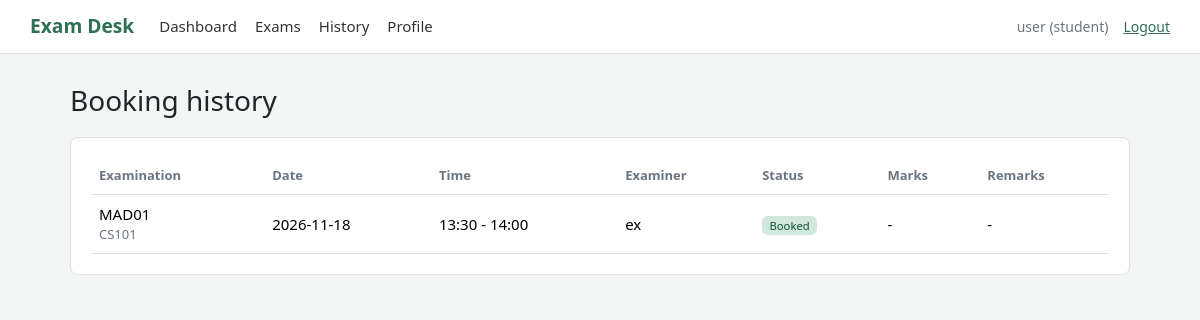
Screenshot of /student/history (signed in) with the database file from the repository.
### tables this page shows
CREATE TABLE users (
            id INTEGER PRIMARY KEY AUTOINCREMENT,
            name TEXT NOT NULL,
            email TEXT NOT NULL UNIQUE,
            password_hash TEXT NOT NULL,
            role TEXT NOT NULL CHECK (role IN ('admin', 'examiner', 'student')),
            department TEXT DEFAULT '',
            phone TEXT DEFAULT '',
            status TEXT NOT NULL DEFAULT 'active'
        );

CREATE TABLE bookings (
            id INTEGER PRIMARY KEY AUTOINCREMENT,
            student_id INTEGER NOT NULL,
            slot_id INTEGER NOT NULL,
            booked_at TEXT NOT NULL DEFAULT CURRENT_TIMESTAMP,
            status TEXT NOT NULL DEFAULT 'Booked',
            FOREIGN KEY (student_id) REFERENCES users(id),
            FOREIGN KEY (slot_id) REFERENCES slots(id)
        );

CREATE TABLE examinations (
            id INTEGER PRIMARY KEY AUTOINCREMENT,
            course_id INTEGER NOT NULL,
            name TEXT NOT NULL,
            exam_type TEXT NOT NULL,
            duration_minutes INTEGER NOT NULL,
            max_marks INTEGER NOT NULL,
            slot_creation_start TEXT NOT NULL,
            slot_creation_end TEXT NOT NULL,
            booking_start TEXT NOT NULL,
            booking_end TEXT NOT NULL,
            status TEXT NOT NULL DEFAULT 'Draft',
            FOREIGN KEY (course_id) REFERENCES courses(id)
        );

CREATE TABLE courses (
            id INTEGER PRIMARY KEY AUTOINCREMENT,
            course_code TEXT NOT NULL UNIQUE,
            course_name TEXT NOT NULL,
            description TEXT DEFAULT '',
            status TEXT NOT NULL DEFAULT 'Active'
        );

CREATE TABLE slots (
            id INTEGER PRIMARY KEY AUTOINCREMENT,
            examination_id INTEGER NOT NULL,
            examiner_id INTEGER NOT NULL,
            exam_date TEXT NOT NULL,
            start_time TEXT NOT NULL,
            end_time TEXT NOT NULL,
            capacity INTEGER NOT NULL,
            status TEXT NOT NULL DEFAULT 'Available',
            FOREIGN KEY (examination_id) REFERENCES examinations(id),
            FOREIGN KEY (examiner_id) REFERENCES users(id)
        );

### app.py (the view)
@app.route("/student/history")
@login_required("student")
def student_history():
    bookings = get_database().execute(
        """SELECT b.*, e.name AS exam_name, c.course_code, s.exam_date, s.start_time,
                  s.end_time, examiner.name AS examiner_name,
                  ev.marks, ev.remarks, ev.published, e.max_marks
           FROM bookings b JOIN slots s ON s.id = b.slot_id
           JOIN examinations e ON e.id = s.examination_id
           JOIN courses c ON c.id = e.course_id JOIN users examiner ON examiner.id = s.examiner_id
           LEFT JOIN evaluations ev ON ev.booking_id = b.id
           WHERE b.student_id = ? ORDER BY s.exam_date DESC, s.start_time DESC""",
        (g.user["id"],),
    ).fetchall()
    return render_template("student_history.html", bookings=bookings)

### app.py (called while the page is built)
def open_database():
    connection = sqlite3.connect(DATABASE_FILE)
    connection.row_factory = sqlite3.Row
    connection.execute("PRAGMA foreign_keys = ON")
    return connection

def get_database():
    if "database" not in g:
        g.database = open_database()
    return g.database

@app.teardown_appcontext
def close_database(error=None):
    connection = g.pop("database", None)
    if connection is not None:
        connection.close()

def login_required(*allowed_roles):
    def decorator(view):
        @wraps(view)
        def wrapped_view(*args, **kwargs):
            if "user_id" not in session:
                flash("Please sign in to continue.", "info")
                return redirect(url_for("login"))
            user = get_database().execute(
                "SELECT * FROM users WHERE id = ?", (session["user_id"],)
            ).fetchone()
            if user is None or user["status"] != "active":
                session.clear()
                flash("This account is not active yet.", "warning")
                return redirect(url_for("login"))
            if allowed_roles and user["role"] not in allowed_roles:
                abort(403)
            g.user = user
            return view(*args, **kwargs)
        return wrapped_view
    return decorator

@app.context_processor
def add_user_to_templates():
    user = None
    if "user_id" in session:
        user = get_database().execute(
            "SELECT id, name, email, role FROM users WHERE id = ?", (session["user_id"],)
        ).fetchone()
    return {"current_user": user}

### templates/student_history.html (shortened to what this page needs)
{% extends "base.html" %}
{% block content %}
<h1>Booking history</h1>
<div class="card-box">
    {% if bookings %}
    <div class="table-responsive">
        <table class="table">
            <thead>
                <tr><th>Examination</th><th>Date</th><th>Time</th><th>Examiner</th><th>Status</th><th>Marks</th><th>Remarks</th></tr>
            </thead>
            <tbody>
                {% for booking in bookings %}
                <tr>
                    <td>{{ booking.exam_name }} <div class="sub">{{ booking.course_code }}</div></td>
                    <td>{{ booking.exam_date }}</td>
                    <td>{{ booking.start_time }} - {{ booking.end_time }}</td>
                    <td>{{ booking.examiner_name }}</td>
                    <td><span class="badge status-{{ booking.status|lower }}">{{ booking.status }}</span></td>
                    {% if booking.published %}
                    <td>{{ booking.marks }} / {{ booking.max_marks }}</td>
                    <td>{{ booking.remarks or '-' }}</td>
                    {% else %}
                    <td>-</td>
                    <td>-</td>
                    {% endif %}
                </tr>
                {% endfor %}
            </tbody>
        </table>
    </div>
    {% else %}
    <p class="empty">You have not booked any examinations yet.</p>
    {% endif %}
</div>
{% endblock %}

### templates/base.html (shortened to what this page needs)
<!doctype html>
<html lang="en">
<head>
    <link href="https://cdn.jsdelivr.net/npm/bootstrap@5.3.3/dist/css/bootstrap.min.css" rel="stylesheet">
    <link href="{{ url_for('static', filename='style.css') }}" rel="stylesheet">
</head>
<body>
    <header class="topbar">
        {% if current_user %}
        <a class="brand" href="{{ url_for('dashboard') }}">Exam Desk</a>
        <nav class="main-nav">
            <a href="{{ url_for('dashboard') }}">Dashboard</a>
            {% if current_user.role == 'admin' %}
                <a href="{{ url_for('admin_courses') }}">Courses</a>
                <a href="{{ url_for('admin_exams') }}">Examinations</a>
                <a href="{{ url_for('admin_students') }}">Students</a>
                <a href="{{ url_for('admin_examiners') }}">Examiners</a>
                <a href="{{ url_for('admin_slots') }}">Slots</a>
                <a href="{{ url_for('admin_bookings') }}">Bookings</a>
                <a href="{{ url_for('admin_search') }}">Search</a>
            {% elif current_user.role == 'examiner' %}
                <a href="{{ url_for('examiner_slots') }}">My slots</a>
            {% else %}
                <a href="{{ url_for('student_exams') }}">Exams</a>
                <a href="{{ url_for('student_history') }}">History</a>
                <a href="{{ url_for('student_profile') }}">Profile</a>
            {% endif %}
        </nav>
        <div class="account">
            <span class="account-name">{{ current_user.name }} ({{ current_user.role }})</span>
            <a href="{{ url_for('logout') }}">Logout</a>
        </div>
        {% else %}
        <a class="brand" href="{{ url_for('login') }}">Exam Desk</a>
        {% endif %}
    </header>
    <main class="page {% if not current_user %}page-narrow{% endif %}">
        {% block content %}{% endblock %}
    </main>
</body>
</html>

### static/style.css (style rules this page uses)
:root { --main: #2f6f55; --border: #dee2e6; --muted: #6c757d; }
body { background: #f4f6f5; font-size: 15px; }
a { color: var(--main); }
h1 { font-size: 1.75rem; margin-bottom: 20px; }
.topbar { display: flex; align-items: center; flex-wrap: wrap; gap: 10px 25px; padding: 12px 30px; background: #fff; border-bottom: 1px solid var(--border); }
.brand { font-size: 1.2rem; font-weight: bold; color: var(--main); text-decoration: none; }
.main-nav { display: flex; flex-wrap: wrap; gap: 18px; flex: 1; }
.main-nav a { color: #333; text-decoration: none; }
.account { display: flex; gap: 15px; font-size: 14px; }
.account-name { color: var(--muted); }
.page { max-width: 1100px; margin: 0 auto; padding: 30px 20px; }
.card-box { background: #fff; border: 1px solid var(--border); border-radius: 8px; padding: 20px; margin-bottom: 20px; }
.table { margin-bottom: 0; vertical-align: middle; }
.table th { font-size: 13px; color: var(--muted); font-weight: 600; }
.sub { color: var(--muted); font-size: 13px; }
.badge { font-weight: 500; }
.status-booked, .status-active, .status-available { background: #d1e7dd; color: #0f5132; }

### rows the page displays
users: name "user", role "student"
bookings: exam_name "MAD01", course_code "CS101", exam_date "2026-11-18", start_time "13:30", end_time "14:00", examiner_name "ex", status "Booked"
